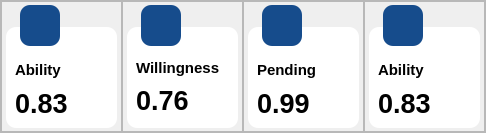
                             <widget class="QFrame" name="frame_13">
                              <property name="styleSheet">
                               <string notr="true">#QFrame{
	background-color: rgb(215, 187, 167);
border:0px solid red;
	color: rgb(12, 20, 36);
border-radius:30px
}</string>
                              </property>
                              <property name="frameShape">
                               <enum>QFrame::StyledPanel</enum>
                              </property>
                              <property name="frameShadow">
                               <enum>QFrame::Raised</enum>
                              </property>
                              <layout class="QHBoxLayout" name="horizontalLayout_62" stretch="0,1,1,0">
                               <property name="spacing">
                                <number>0</number>
                               </property>
                               <property name="leftMargin">
                                <number>0</number>
                               </property>
                               <property name="topMargin">
                                <number>0</number>
                               </property>
                               <property name="rightMargin">
                                <number>0</number>
                               </property>
                               <property name="bottomMargin">
                                <number>0</number>
                               </property>
                               <item>
                                <widget class="QFrame" name="frame_49">
                                 <property name="minimumSize">
                                  <size>
                                   <width>121</width>
                                   <height>131</height>
                                  </size>
                                 </property>
                                 <property name="maximumSize">
                                  <size>
                                   <width>121</width>
                                   <height>131</height>
                                  </size>
                                 </property>
                                 <property name="frameShape">
                                  <enum>QFrame::StyledPanel</enum>
                                 </property>
                                 <property name="frameShadow">
                                  <enum>QFrame::Raised</enum>
                                 </property>
                                 <widget class="QFrame" name="frame_50">
                                  <property name="geometry">
                                   <rect>
                                    <x>19</x>
                                    <y>4</y>
                                    <width>40</width>
                                    <height>41</height>
                                   </rect>
                                  </property>
                                  <property name="styleSheet">
                                   <string notr="true">

QFrame{
padding:8px;
image: url(:/svg/img/svg/闪电-实.png);
	background-color: rgb(22, 76, 140);
border:0px solid red;
border-radius:10px
}</string>
                                  </property>
                                  <property name="frameShape">
                                   <enum>QFrame::StyledPanel</enum>
                                  </property>
                                  <property name="frameShadow">
                                   <enum>QFrame::Raised</enum>
                                  </property>
                                 </widget>
                                 <widget class="QFrame" name="frame_51">
                                  <property name="geometry">
                                   <rect>
                                    <x>5</x>
                                    <y>26</y>
                                    <width>111</width>
                                    <height>101</height>
                                   </rect>
                                  </property>
                                  <property name="styleSheet">
                                   <string notr="true">QFrame{
	background-color: rgb(255, 255, 255);
border:0px solid red;
border-radius:10px
}</string>
                                  </property>
                                  <property name="frameShape">
                                   <enum>QFrame::StyledPanel</enum>
                                  </property>
                                  <property name="frameShadow">
                                   <enum>QFrame::Raised</enum>
                                  </property>
                                  <layout class="QVBoxLayout" name="verticalLayout_31">
                                   <property name="spacing">
                                    <number>0</number>
                                   </property>
                                   <property name="topMargin">
                                    <number>24</number>
                                   </property>
                                   <item>
                                    <widget class="QLabel" name="label_45">
                                     <property name="font">
                                      <font>
                                       <family>Tahoma</family>
                                       <pointsize>11</pointsize>
                                       <weight>75</weight>
                                       <bold>true</bold>
                                      </font>
                                     </property>
                                     <property name="text">
                                      <string>Ability</string>
                                     </property>
                                    </widget>
                                   </item>
                                   <item>
                                    <layout class="QHBoxLayout" name="horizontalLayout_63">
                                     <item>
                                      <widget class="QLabel" name="label_46">
                                       <property name="font">
                                        <font>
                                         <family>Tahoma</family>
                                         <pointsize>20</pointsize>
                                         <weight>75</weight>
                                         <bold>true</bold>
                                        </font>
                                       </property>
                                       <property name="text">
                                        <string>0.83</string>
                                       </property>
                                      </widget>
                                     </item>
                                     <item>
                                      <widget class="QWidget" name="widget_21" native="true">
                                       <property name="maximumSize">
                                        <size>
                                         <width>16777215</width>
                                         <height>16</height>
                                        </size>
                                       </property>
                                       <property name="styleSheet">
                                        <string notr="true">image: url(:/buttom/img/buttom/上-小_up-small.svg);</string>
                                       </property>
                                      </widget>
                                     </item>
                                    </layout>
                                   </item>
                                  </layout>
                                 </widget>
                                 <zorder>frame_51</zorder>
                                 <zorder>frame_50</zorder>
                                </widget>
                               </item>
                               <item>
                                <widget class="QFrame" name="frame_52">
                                 <property name="minimumSize">
                                  <size>
                                   <width>121</width>
                                   <height>131</height>
                                  </size>
                                 </property>
                                 <property name="maximumSize">
                                  <size>
                                   <width>121</width>
                                   <height>131</height>
                                  </size>
                                 </property>
                                 <property name="frameShape">
                                  <enum>QFrame::StyledPanel</enum>
                                 </property>
                                 <property name="frameShadow">
                                  <enum>QFrame::Raised</enum>
                                 </property>
                                 <widget class="QFrame" name="frame_53">
                                  <property name="geometry">
                                   <rect>
                                    <x>19</x>
                                    <y>4</y>
                                    <width>40</width>
                                    <height>41</height>
                                   </rect>
                                  </property>
                                  <property name="styleSheet">
                                   <string notr="true">QFrame{
padding:8px;
image: url(:/svg/img/svg/对比.png);
	background-color: rgb(22, 76, 140);
border:0px solid red;
border-radius:10px
}</string>
                                  </property>
                                  <property name="frameShape">
                                   <enum>QFrame::StyledPanel</enum>
                                  </property>
                                  <property name="frameShadow">
                                   <enum>QFrame::Raised</enum>
                                  </property>
                                 </widget>
                                 <widget class="QFrame" name="frame_54">
                                  <property name="geometry">
                                   <rect>
                                    <x>5</x>
                                    <y>26</y>
                                    <width>111</width>
                                    <height>101</height>
                                   </rect>
                                  </property>
                                  <property name="styleSheet">
                                   <string notr="true">QFrame{
	background-color: rgb(255, 255, 255);
border:0px solid red;
border-radius:10px
}</string>
                                  </property>
                                  <property name="frameShape">
                                   <enum>QFrame::StyledPanel</enum>
                                  </property>
                                  <property name="frameShadow">
                                   <enum>QFrame::Raised</enum>
                                  </property>
                                  <layout class="QVBoxLayout" name="verticalLayout_32">
                                   <property name="spacing">
                                    <number>0</number>
                                   </property>
                                   <property name="topMargin">
                                    <number>24</number>
                                   </property>
                                   <item>
                                    <widget class="QLabel" name="label_47">
                                     <property name="maximumSize">
                                      <size>
                                       <width>16777215</width>
                                       <height>32</height>
                                      </size>
                                     </property>
                                     <property name="font">
                                      <font>
                                       <family>Tahoma</family>
                                       <pointsize>11</pointsize>
                                       <weight>75</weight>
                                       <bold>true</bold>
                                      </font>
                                     </property>
                                     <property name="text">
                                      <string>Willingness</string>
                                     </property>
                                    </widget>
                                   </item>
                                   <item>
                                    <layout class="QHBoxLayout" name="horizontalLayout_64">
                                     <item>
                                      <widget class="QLabel" name="label_48">
                                       <property name="font">
                                        <font>
                                         <family>Tahoma</family>
                                         <pointsize>20</pointsize>
                                         <weight>75</weight>
                                         <bold>true</bold>
                                        </font>
                                       </property>
                                       <property name="text">
                                        <string>0.76</string>
                                       </property>
                                      </widget>
                                     </item>
                                     <item>
                                      <widget class="QWidget" name="widget_22" native="true">
                                       <property name="maximumSize">
                                        <size>
                                         <width>16777215</width>
                                         <height>16</height>
                                        </size>
                                       </property>
                                       <property name="styleSheet">
                                        <string notr="true">image: url(:/buttom/img/buttom/下-小_down-small.svg);</string>
                                       </property>
                                      </widget>
                                     </item>
                                    </layout>
                                   </item>
                                  </layout>
                                 </widget>
                                 <zorder>frame_54</zorder>
                                 <zorder>frame_53</zorder>
                                </widget>
                               </item>
                               <item>
                                <widget class="QFrame" name="frame_55">
                                 <property name="minimumSize">
                                  <size>
                                   <width>121</width>
                                   <height>131</height>
                                  </size>
                                 </property>
                                 <property name="maximumSize">
                                  <size>
                                   <width>121</width>
                                   <height>131</height>
                                  </size>
                                 </property>
                                 <property name="frameShape">
                                  <enum>QFrame::StyledPanel</enum>
                                 </property>
                                 <property name="frameShadow">
                                  <enum>QFrame::Raised</enum>
                                 </property>
                                 <widget class="QFrame" name="frame_56">
                                  <property name="geometry">
                                   <rect>
                                    <x>19</x>
                                    <y>4</y>
                                    <width>40</width>
                                    <height>41</height>
                                   </rect>
                                  </property>
                                  <property name="styleSheet">
                                   <string notr="true">QFrame{
padding:8px;
image: url(:/svg/img/svg/箭头_页面_向上.png);
	background-color: rgb(22, 76, 140);
border:0px solid red;
border-radius:10px
}</string>
                                  </property>
                                  <property name="frameShape">
                                   <enum>QFrame::StyledPanel</enum>
                                  </property>
                                  <property name="frameShadow">
                                   <enum>QFrame::Raised</enum>
                                  </property>
                                 </widget>
                                 <widget class="QFrame" name="frame_57">
                                  <property name="geometry">
                                   <rect>
                                    <x>5</x>
                                    <y>26</y>
                                    <width>111</width>
                                    <height>101</height>
                                   </rect>
                                  </property>
                                  <property name="styleSheet">
                                   <string notr="true">QFrame{
	background-color: rgb(255, 255, 255);
border:0px solid red;
border-radius:10px
}</string>
                                  </property>
                                  <property name="frameShape">
                                   <enum>QFrame::StyledPanel</enum>
                                  </property>
                                  <property name="frameShadow">
                                   <enum>QFrame::Raised</enum>
                                  </property>
                                  <layout class="QVBoxLayout" name="verticalLayout_33">
                                   <property name="spacing">
                                    <number>0</number>
                                   </property>
                                   <property name="topMargin">
                                    <number>24</number>
                                   </property>
                                   <item>
                                    <widget class="QLabel" name="label_49">
                                     <property name="font">
                                      <font>
                                       <family>Tahoma</family>
                                       <pointsize>11</pointsize>
                                       <weight>75</weight>
                                       <bold>true</bold>
                                      </font>
                                     </property>
                                     <property name="text">
                                      <string>Pending</string>
                                     </property>
                                    </widget>
                                   </item>
                                   <item>
                                    <layout class="QHBoxLayout" name="horizontalLayout_65">
                                     <item>
                                      <widget class="QLabel" name="label_50">
                                       <property name="font">
                                        <font>
                                         <family>Tahoma</family>
                                         <pointsize>20</pointsize>
                                         <weight>75</weight>
                                         <bold>true</bold>
                                        </font>
                                       </property>
                                       <property name="text">
                                        <string>0.99</string>
                                       </property>
                                      </widget>
                                     </item>
                                     <item>
                                      <widget class="QWidget" name="widget_23" native="true">
                                       <property name="maximumSize">
                                        <size>
                                         <width>16777215</width>
                                         <height>16</height>
                                        </size>
                                       </property>
                                       <property name="styleSheet">
                                        <string notr="true">image: url(:/buttom/img/buttom/上-小_up-small.svg);</string>
                                       </property>
                                      </widget>
                                     </item>
                                    </layout>
                                   </item>
                                  </layout>
                                 </widget>
                                 <zorder>frame_57</zorder>
                                 <zorder>frame_56</zorder>
                                </widget>
                               </item>
                               <item>
                                <widget class="QFrame" name="frame_58">
                                 <property name="minimumSize">
                                  <size>
                                   <width>121</width>
                                   <height>131</height>
                                  </size>
                                 </property>
                                 <property name="maximumSize">
                                  <size>
                                   <width>121</width>
                                   <height>131</height>
                                  </size>
                                 </property>
                                 <property name="frameShape">
                                  <enum>QFrame::StyledPanel</enum>
                                 </property>
                                 <property name="frameShadow">
                                  <enum>QFrame::Raised</enum>
                                 </property>
                                 <widget class="QFrame" name="frame_59">
                                  <property name="geometry">
                                   <rect>
                                    <x>19</x>
                                    <y>4</y>
                                    <width>40</width>
                                    <height>41</height>
                                   </rect>
                                  </property>
                                  <property name="styleSheet">
                                   <string notr="true">QFrame{
padding:8px;
image: url(:/svg/img/svg/闪电-实.png);
	background-color: rgb(22, 76, 140);
border:0px solid red;
border-radius:10px
}</string>
                                  </property>
                                  <property name="frameShape">
                                   <enum>QFrame::StyledPanel</enum>
                                  </property>
                                  <property name="frameShadow">
                                   <enum>QFrame::Raised</enum>
                                  </property>
                                 </widget>
                                 <widget class="QFrame" name="frame_60">
                                  <property name="geometry">
                                   <rect>
                                    <x>5</x>
                                    <y>26</y>
                                    <width>111</width>
                                    <height>101</height>
                                   </rect>
                                  </property>
                                  <property name="styleSheet">
                                   <string notr="true">QFrame{
	background-color: rgb(255, 255, 255);
border:0px solid red;
border-radius:10px
}</string>
                                  </property>
                                  <property name="frameShape">
                                   <enum>QFrame::StyledPanel</enum>
                                  </property>
                                  <property name="frameShadow">
                                   <enum>QFrame::Raised</enum>
                                  </property>
                                  <layout class="QVBoxLayout" name="verticalLayout_34">
                                   <property name="spacing">
                                    <number>0</number>
                                   </property>
                                   <property name="topMargin">
                                    <number>24</number>
                                   </property>
                                   <item>
                                    <widget class="QLabel" name="label_51">
                                     <property name="font">
                                      <font>
                                       <family>Tahoma</family>
                                       <pointsize>11</pointsize>
                                       <weight>75</weight>
                                       <bold>true</bold>
                                      </font>
                                     </property>
                                     <property name="text">
                                      <string>Ability</string>
                                     </property>
                                    </widget>
                                   </item>
                                   <item>
                                    <layout class="QHBoxLayout" name="horizontalLayout_66">
                                     <item>
                                      <widget class="QLabel" name="label_52">
                                       <property name="font">
                                        <font>
                                         <family>Tahoma</family>
                                         <pointsize>20</pointsize>
                                         <weight>75</weight>
                                         <bold>true</bold>
                                        </font>
                                       </property>
                                       <property name="text">
                                        <string>0.83</string>
                                       </property>
                                      </widget>
                                     </item>
                                     <item>
                                      <widget class="QWidget" name="widget_24" native="true">
                                       <property name="maximumSize">
                                        <size>
                                         <width>16777215</width>
                                         <height>16</height>
                                        </size>
                                       </property>
                                       <property name="styleSheet">
                                        <string notr="true">image: url(:/buttom/img/buttom/上-小_up-small.svg);</string>
                                       </property>
                                      </widget>
                                     </item>
                                    </layout>
                                   </item>
                                  </layout>
                                 </widget>
                                 <zorder>frame_60</zorder>
                                 <zorder>frame_59</zorder>
                                </widget>
                               </item>
                              </layout>
                             </widget>
